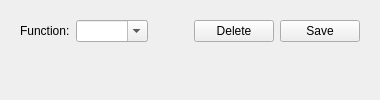
          <widget class="QWidget" name="wfFunctionsTab">
           <attribute name="title">
            <string>Functions</string>
           </attribute>
           <layout class="QVBoxLayout" name="verticalLayout_63">
            <item>
             <widget class="QWidget" name="widget" native="true">
              <layout class="QVBoxLayout" name="verticalLayout_62">
               <item>
                <layout class="QHBoxLayout" name="horizontalLayout_33">
                 <item>
                  <widget class="QLabel" name="label_50">
                   <property name="text">
                    <string>Function:</string>
                   </property>
                  </widget>
                 </item>
                 <item>
                  <widget class="QComboBox" name="wfFunctionsComboBox">
                   <property name="editable">
                    <bool>true</bool>
                   </property>
                  </widget>
                 </item>
                 <item>
                  <spacer name="horizontalSpacer_20">
                   <property name="orientation">
                    <enum>Qt::Horizontal</enum>
                   </property>
                   <property name="sizeHint" stdset="0">
                    <size>
                     <width>40</width>
                     <height>20</height>
                    </size>
                   </property>
                  </spacer>
                 </item>
                 <item>
                  <widget class="QPushButton" name="wfFunctionsDeleteButton">
                   <property name="text">
                    <string>Delete</string>
                   </property>
                  </widget>
                 </item>
                 <item>
                  <widget class="QPushButton" name="wfFunctionsSaveButton">
                   <property name="text">
                    <string>Save</string>
                   </property>
                  </widget>
                 </item>
                </layout>
               </item>
               <item>
                <widget class="QWidget" name="wfFunctionsEditPlaceholder" native="true"/>
               </item>
              </layout>
             </widget>
            </item>
           </layout>
          </widget>
